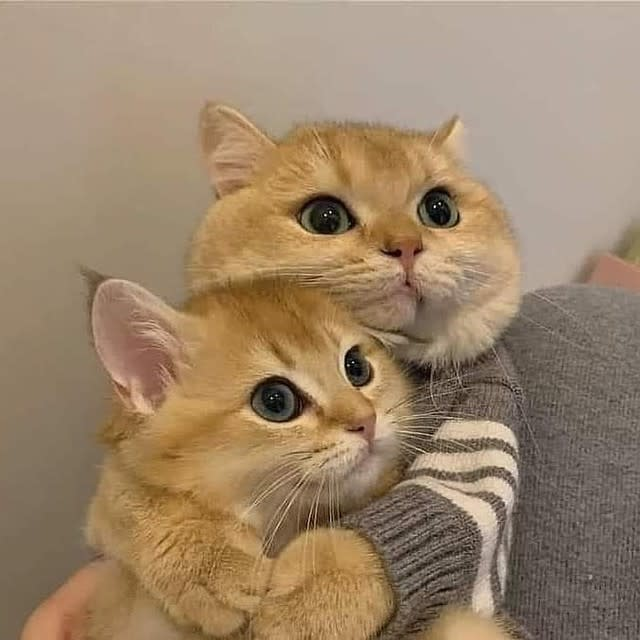
#> input picture sample.jpg, 640 x 640 px
$ jupyter execute ex-1.ipynb
#> lines starting #> are read from the running program, lines starting #| are printed output that depends on the picture; long printed decimals are rounded
[cell 1]
n ="siyam"
print(n)

[cell 2]
import numpy as np
x = [1, 2, 3, 4, 5,7]
np_array= np.array(x)
print(np_array)

[cell 3]
import pandas as pd
data = {
    "temp" : [20, 32, 28],
    "aqi" : [100, 150, 80],
    "is_raining" : [True, False, True]
}

print(data["is_raining"][2])

df = pd.DataFrame(data)
df.head()

[cell 4]
import numpy as np

# 2D list and numpy array
data = [
    [23, 26, 30], #temperature
    [0.5, 0.6, 0.8], #humidity,
    [0, 0, 1] #rain
]
data = np.array(data)

print(data[:2])
print(data.shape)

[cell 5]
import numpy as np
raw_data = [22.2, 0.4, 22.8, 24.2, 0.5, 23.5, 25.1, 0.6, 24.8]

# Mean
mean = np.mean(raw_data)
print("Mean:", mean)

# Standard Deviation
std = np.std(raw_data)
print("Standard Deviation:", std)

[cell 6]
# Extract data from an image
import  cv2


img = cv2.imread('sample.jpg')
#> img is the input picture: shape (640, 640, 3); mean B, G, R 105.7, 132, 155.2
# print(img)

# Hight and width
h, w, c = img.shape
#> h = 640; w = 640; c = 3

red_channel = np.mean(img[:, :, 2])
#> red_channel = 155.2
print("Red channel mean:", red_channel)
#| Red channel mean: 155.212

green_channel = np.mean(img[:, :, 1])
#> green_channel = 132
print("Green channel mean:", green_channel)
#| Green channel mean: 132.035

blue_channel = np.mean(img[:, :, 0])
#> blue_channel = 105.7
print("Blue channel mean:", blue_channel)
#| Blue channel mean: 105.723


bw_img = cv2.cvtColor(img, cv2.COLOR_BGR2GRAY)
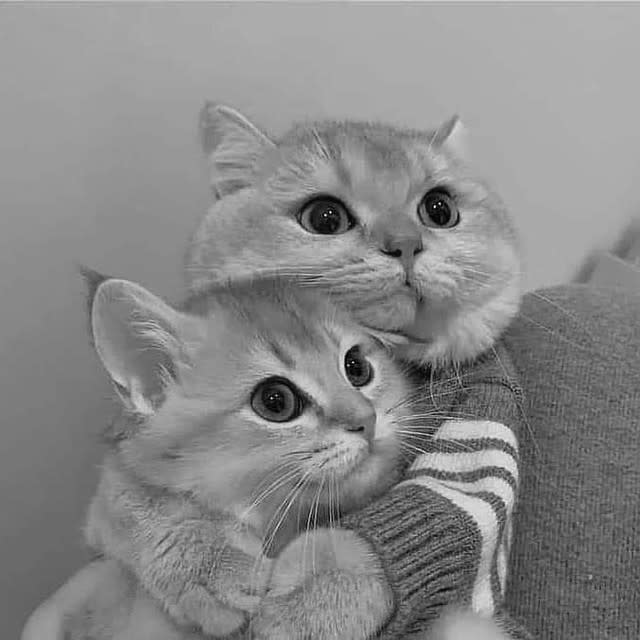
#> bw_img: shape (640, 640); min 0, max 252, mean 136

brightness = np.mean(bw_img)
#> brightness = 136
print("Brightness:", brightness)
#| Brightness: 135.984

contrast = np.std(bw_img)
#> contrast = 33.23
print("Contrast:", contrast)
#| Contrast: 33.227
